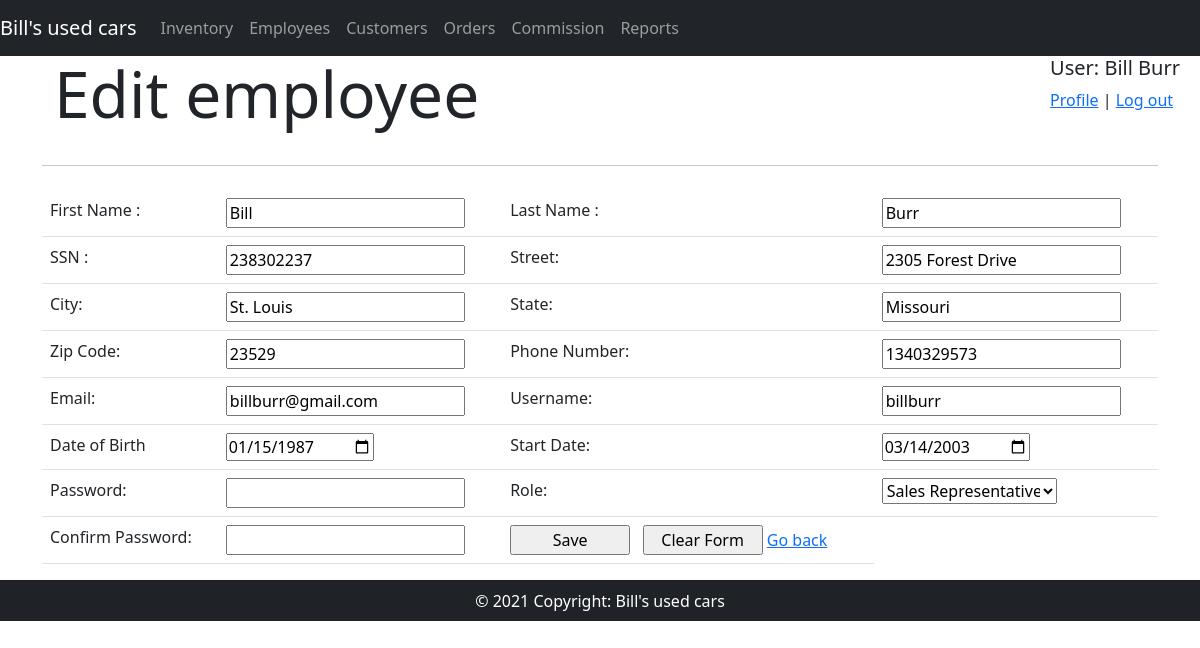
The app's page /admin/addEmployee.php?empID=1 (signed in) with its own data.
### tables this page shows
CREATE TABLE IF NOT EXISTS `employees` (
  `employee_ID` int(11) NOT NULL AUTO_INCREMENT,
  `role_ID` int(11) NOT NULL,
  `first_name` varchar(50) NOT NULL,
  `last_name` varchar(50) NOT NULL,
  `SSN` varchar(10) NOT NULL,
  `street` varchar(50) NOT NULL,
  `city` varchar(50) NOT NULL,
  `state` varchar(50) NOT NULL,
  `zip_code` int(11) NOT NULL,
  `phone_number` varchar(20) NOT NULL,
  `email` varchar(50) NOT NULL,
  `username` varchar(50) NOT NULL,
  `DOB` date NOT NULL,
  `start_date` date NOT NULL,
  `password` varchar(50) NOT NULL,
  PRIMARY KEY (`employee_ID`),
  UNIQUE KEY `employee_ID` (`employee_ID`),
  KEY `employees_fk_1` (`role_ID`),
  CONSTRAINT `employees_fk_1` FOREIGN KEY (`role_ID`) REFERENCES `roles` (`role_id`)
);

### admin/addEmployee.php (the view, shortened to what this page needs)
<?php
require('dbconnector.php');
if(isset($_GET['empID']))
{
  $mode="Edit";
  $empID=$_GET['empID'];
   $query = "SELECT first_name, last_name, role_ID, SSN, street, city, state, zip_code, phone_number, email, username, DOB, start_date".
       " from employees WHERE employee_ID =?";
    $stmt = $connection->prepare($query);
    $stmt->bind_param('i',$empID);
    $stmt->execute();
    $stmt->bind_result($efirst_name, $elast_name, $erole, $SSN, $street, $city, $state, $zipcode, $phone_number,
                      $email, $eusername, $dob, $start_date);
}
else{
    $mode="Add new";
    $empID=-1;
}
require('admin_menu.php');
?>
        <div class="jumbotron">
     <div class="container">
     <div class="row">
         <div class="col-md-8">
            <h1 class="display-3"><?php echo $mode; ?>  employee</h1>
          </div>
     </div>
          <hr class="my-4">
       <div class="row">
        <form action="insertEmployee.php" method="POST">
         <table class="table">
          <tr>
          <tr>
           <td>First Name :</td>
           <td><input class="textBox" type="text" name="firstname" required <?php if(isset($efirst_name)) { echo "value='$efirst_name'";} ?>></td>
           <td>Last Name :</td>
           <td><input class="textBox" type="text" name="lastname" required <?php if(isset($elast_name)) { echo "value='$elast_name'";} ?>></td>
          </tr>
          <tr>
           <td>SSN :</td>
           <td><input class="textBox" type="text" name="ssn" required <?php if(isset($SSN)) { echo "value='$SSN'";} ?>></td>
           <td>Street:</td>
           <td><input  class="textBox" type="text" name="street" required <?php if(isset($street)) { echo "value='$street'";} ?>></td>
          </tr>
          <tr>
              <td>City: </td>
              <td><input class="textBox"  type="text" name="city" required <?php if(isset($city)) { echo "value='$city'";} ?>></td>
              <td>State: </td>
              <td><input class="textBox"  type="text" name="state" required <?php if(isset($state)) { echo "value='$state'";} ?>></td>
          </tr>
          <tr>
              <td>Zip Code: </td>
              <td><input class="textBox"  style="outline-color: #4eb5f1;" type="text" name="zipcode" required <?php if(isset($zipcode)) { echo "value='$zipcode'";} ?>></td>
              <td> Phone Number: </td>
              <td><input class="textBox"  type="tel" name="phonenumber" placeholder="123-456-6789" pattern="[0-9]{3}-[0-9]{3}-[0-9]{4}" required <?php if(isset($phone_number)) { echo "value='$phone_number'";} ?>></td>
          </tr>
          <tr>
            <td>Email: </td>
            <td><input class="textBox"  style="outline-color: #4eb5f1;" type="email" name="email" required <?php if(isset($email)) { echo "value='$email'";} ?>></td>
            <td> Username: </td>
            <td><input class="textBox"  type="text" name="username" required <?php if(isset($eusername)) { echo "value='$eusername'";} ?>></td>
        </tr>
        <tr>
            <td>Date of Birth</td>
            <td><input class="textBox"  style="outline-color: #4eb5f1;" type="date" name="dateofbirth" required <?php if(isset($dob)) { echo "value='$dob'";} ?>></td>
            <td> Start Date: </td>
            <td><input class="textBox"  type="date" name="startdate" required <?php if(isset($start_date)) { echo "value='$start_date'";} ?>></td>
        </tr>
        <tr>
            <td> Password: </td>
            <td><input class="textBox"  type="password" name="password" id="password1" required></td>
            <td> Role: </td>
            <td>
            <select style="width: 175px;" name="emprole" id="emprole">
                    <option value="1"  <?php if(isset($erole) && $erole==1 ) { echo "selected";} ?>>Sales Representative</option>
                </select>
            </td>
        </tr>
        <tr>
            <td>Confirm Password: </td>
            <td><input class="textBox"  type="password" name="password" id="password2" required></td>
         <td>
        <input style="width: 120px"  type="submit" value="Save" name="submit"> &nbsp;
        <input style="width: 120px"  type="reset" value="Clear Form"> <a href="fetchEmployee.php">Go back</a></td>
        </tr>
        </table>
    </form>
         </div>
            </div>
</div>
    <?php
    require('admin_footer.php');
?>

### records on screen
employees: firstname "Bill", lastname "Burr", ssn "238302237", street "2305 Forest Drive", city "St. Louis", state "Missouri", zipcode "23529", phonenumber "1340329573", email "billburr@gmail.com", username "billburr", dateofbirth "01/15/1987", startdate "03/14/2003", emprole "Sales Representative"

### other values on screen
$first_name "Bill"
$last_name "Burr"
$mode "Edit"
